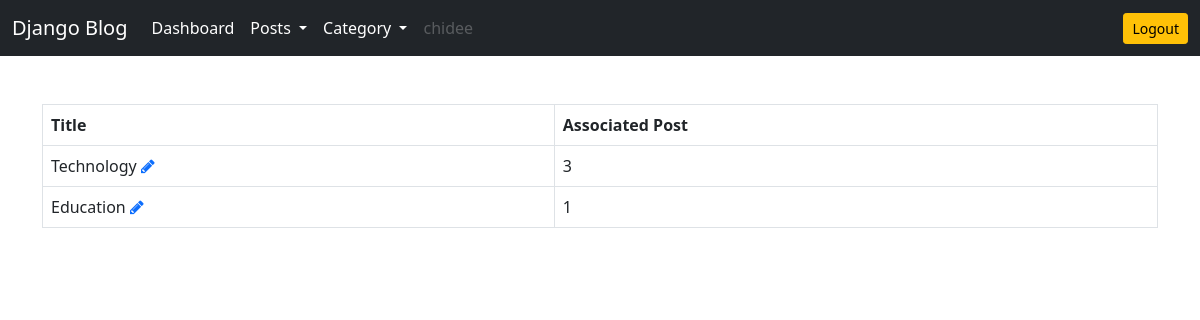
The app's page /post/all-categories/ (signed in) with its own data.
### post/models.py (models this page shows, shortened)
class Category(models.Model):
    title = models.CharField(max_length=255, unique=True)

### post/views.py (the view)
# urls.py: path('all-categories/', all_categories, name='all-categories'),
def all_categories(request):
    categories = Category.objects.all()
    context = {'categories':categories}
    return render(request, 'post/all_categories.html', context)

### templates/post/all_categories.html
{% extends 'base.html' %}
{% block content %}
<table class="table table-bordered">
    <thead>
        <tr>
            <th scope="col">Title</th>
            <th scope="col">Associated Post</th>
        </tr>
    </thead>
    <tbody>
        {% for category in categories %}
        <tr>
            <td>{{category.title}} <a href="{% url 'update-category' category.title %}"><i class="fa fa-pencil"></i></a>
            </td>
            <td>{{category.post_set.all.count}}</td>
        </tr>
        {% endfor %}
    </tbody>
</table>
{% endblock content %}

### templates/base.html (shortened to what this page needs)
<!doctype html>
<html lang="en">
<head>
    <link href="https://cdn.jsdelivr.net/npm/bootstrap@5.0.2/dist/css/bootstrap.min.css" rel="stylesheet"
>
    <link rel="stylesheet" href="https://cdnjs.cloudflare.com/ajax/libs/font-awesome/4.7.0/css/font-awesome.min.css">
</head>
<body>
    <nav class="navbar navbar-expand-lg navbar-dark bg-dark">
        <div class="container-fluid">
            <a class="navbar-brand" href="/">Django Blog</a>
            <div class="collapse navbar-collapse" id="navbarSupportedContent">
                <ul class="navbar-nav me-auto mb-2 mb-lg-0">
                    {% if request.user.is_authenticated %}
                    <li class="nav-item">
                        <a class="nav-link active" aria-current="page" href="{% url 'dashboard' %}">Dashboard</a>
                    </li>
                    <li class="nav-item dropdown">
                        <a class="nav-link active dropdown-toggle" href="#" id="navbarDropdown" role="button"
                            data-bs-toggle="dropdown" aria-expanded="false">
                            Posts
                        </a>
                    </li>
                    <li class="nav-item dropdown">
                        <a class="nav-link active dropdown-toggle" href="#" id="navbarDropdown" role="button"
                            data-bs-toggle="dropdown" aria-expanded="false">
                            Category
                        </a>
                    </li>
                    {% endif %}
                    <li class="nav-item">
                        {% if request.user.is_authenticated  %}
                        <a class="nav-link disabled" href="#" tabindex="-1" aria-disabled="true">{{user.username}}</a>
                        {% else %}
                        <a class="nav-link disabled" href="#" tabindex="-1" aria-disabled="true">Guest User</a>
                        {% endif %}
                    </li>
                </ul>
                {% if request.user.is_authenticated %}
                <a href="{% url 'logout' %}" class="btn btn-warning btn-sm">Logout</a>
                {% else %}
                <a href="{% url 'login' %}" class="btn btn-warning btn-sm">Login</a>
                {% endif %}
            </div>
        </div>
    </nav>
    <div class="container mt-5">
        {% block content %}
        {% endblock content %}
    </div>
</body>
</html>

### records on screen
Category: title "Technology", post_set.all.count "3"
Category: title "Education", post_set.all.count "1"

### other values on screen
{{ user.username }} "chidee"
